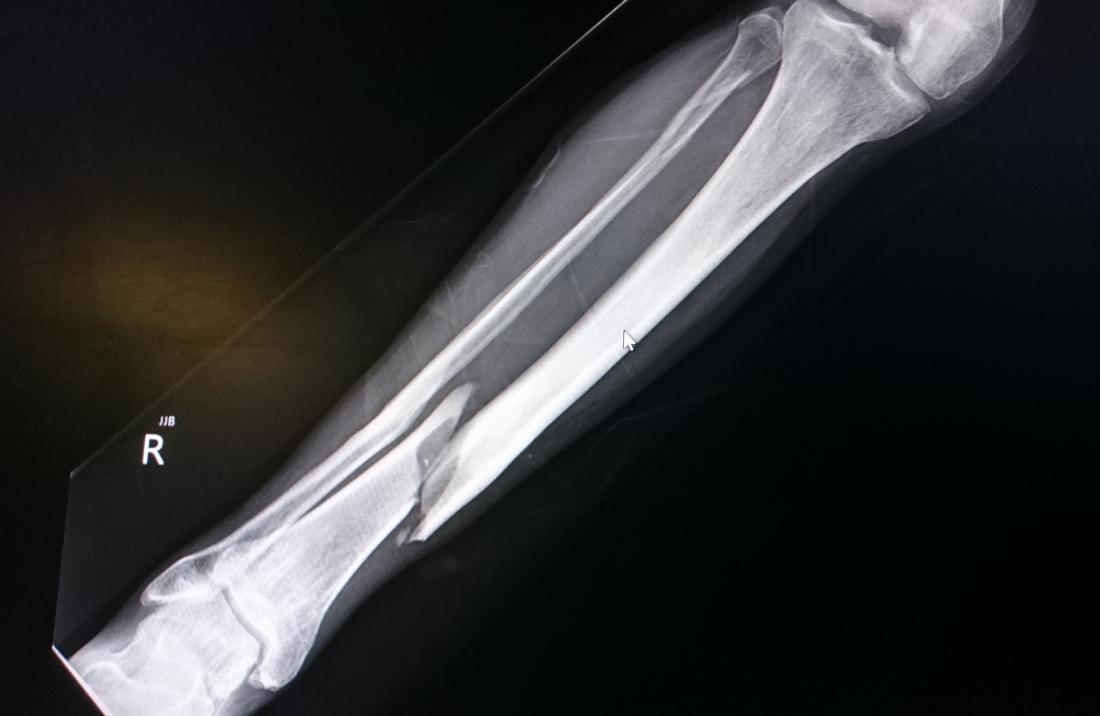
#> input picture data/BrokenBone1.jpg, 1100 x 716 px
$ python run_cpu_local.py   (older library calls are emulated)
#> lines starting #> are read from the running program, lines starting #| are printed output that depends on the picture; after the words box and inside, x2 and y2 are one past the last pixel; in counts of white or black regions, pixels touching at a corner belong together
import cv2
import numpy as np
import time
from pathlib import Path

ROOT = Path(__file__).parent
DATA_DIR = ROOT / 'data'
OUT = ROOT / 'output'
OUT.mkdir(exist_ok=True)

img_path = DATA_DIR / 'BrokenBone1.jpg'
if not img_path.exists():
    imgs = list(DATA_DIR.rglob('*.jpg'))
    if not imgs:
        raise SystemExit('No sample images found')
    img_path = imgs[0]

print('Using image:', img_path)
img = cv2.imread(str(img_path), cv2.IMREAD_GRAYSCALE)
#> img: shape (716, 1100); min 0, max 255, mean 51.4
size = img.shape
#> size = (716, 1100)
print('Image size:', size)
#| Image size: (716, 1100)

times = {}

t0 = time.perf_counter()
g = cv2.GaussianBlur(img, (3, 3), 0.85)
t1 = time.perf_counter()
times['gaussian_ms'] = (t1 - t0) * 1000.0
cv2.imwrite(str(OUT / 'gaussian_cpu_run.png'), g)

t0 = time.perf_counter()
eq = cv2.equalizeHist(g)
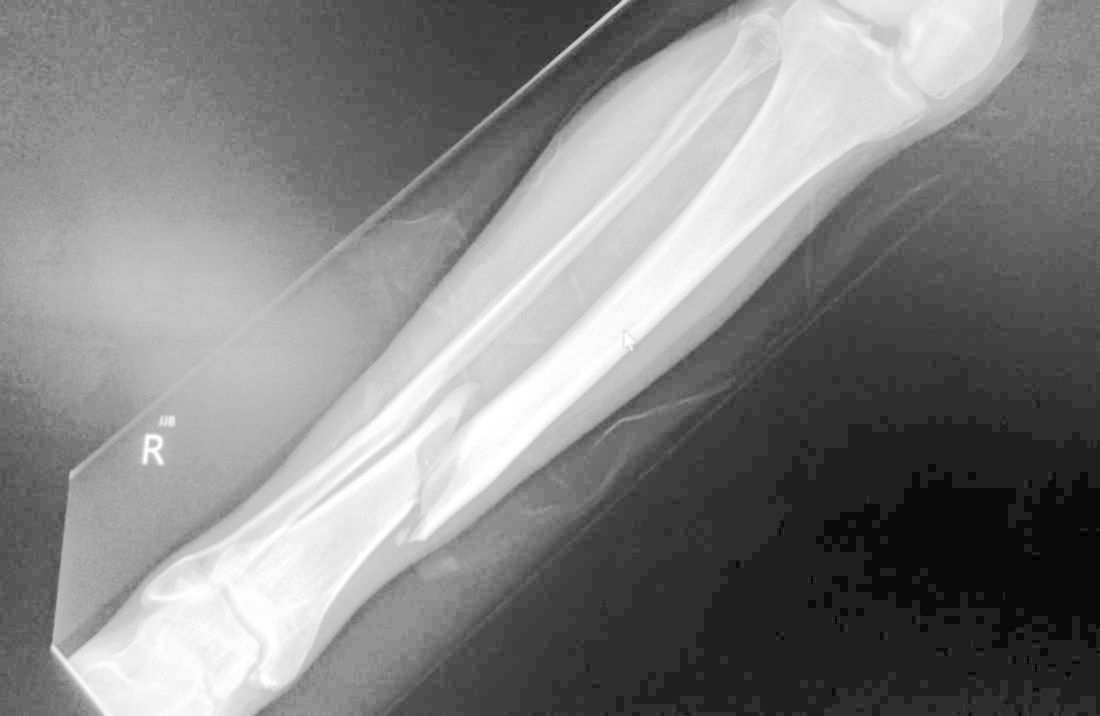
#> eq: shape (716, 1100); min 0, max 255, mean 130.4
t1 = time.perf_counter()
times['histogram_ms'] = (t1 - t0) * 1000.0
cv2.imwrite(str(OUT / 'histogram_cpu_run.png'), eq)

t0 = time.perf_counter()
blurred = cv2.GaussianBlur(eq, (3, 3), 0.85)
sharpen_kernel = np.array([
    [-0.25, -0.5, -0.25],
    [-0.5, 4.0, -0.5],
    [-0.25, -0.5, -0.25]
], dtype=np.float32)
sharpen = cv2.filter2D(eq, cv2.CV_8U, sharpen_kernel, borderType=cv2.BORDER_REPLICATE)
t1 = time.perf_counter()
times['sharpen_ms'] = (t1 - t0) * 1000.0
cv2.imwrite(str(OUT / 'sharpen_cpu_run.png'), sharpen)

t0 = time.perf_counter()
sob = cv2.Sobel(sharpen, cv2.CV_8U, 1, 1, ksize=3)
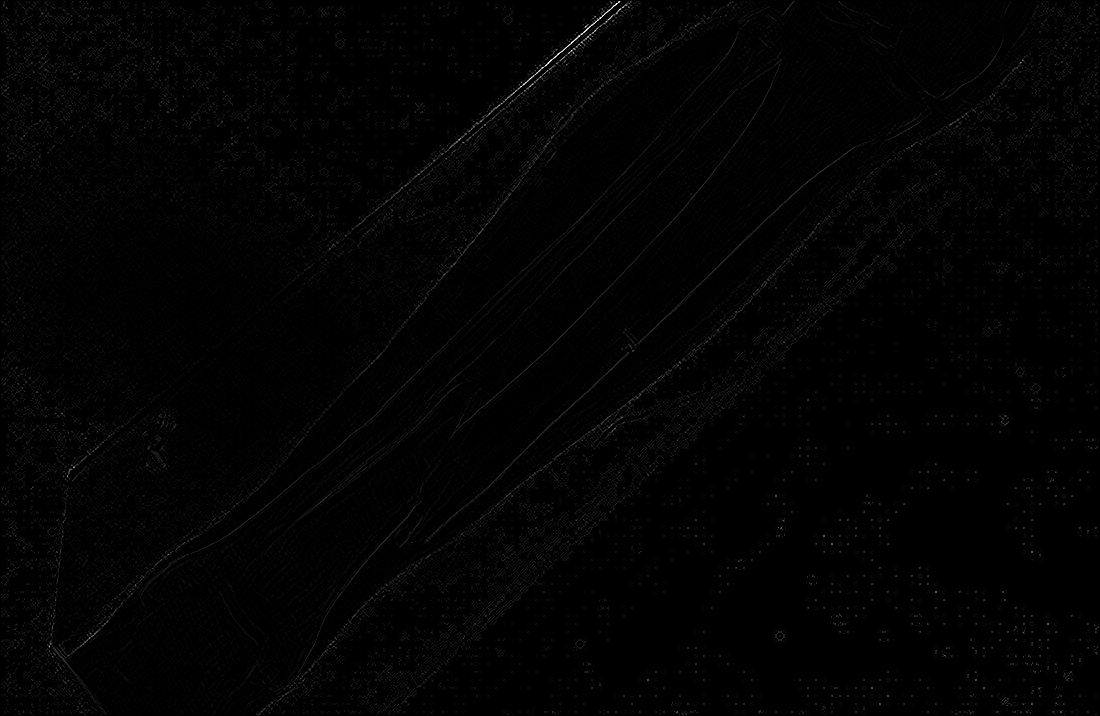
#> sob: shape (716, 1100); min 0, max 255, mean 2.5
t1 = time.perf_counter()
times['edge_ms'] = (t1 - t0) * 1000.0
cv2.imwrite(str(OUT / 'edge_cpu_run.png'), sob)

combined = np.zeros((img.shape[0] * 2, img.shape[1] * 2), dtype=np.uint8)
combined[:img.shape[0], :img.shape[1]] = g
combined[:img.shape[0], img.shape[1]:] = eq
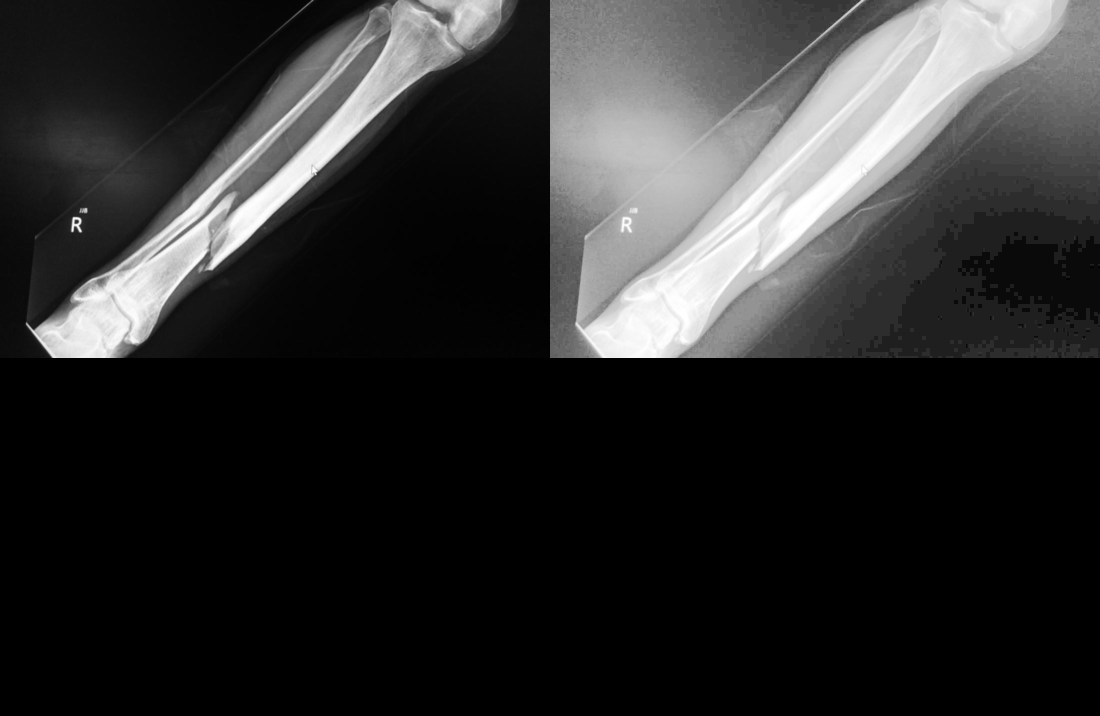
#> combined: shape (1432, 2200) (shown at 1/2 size); min 0, max 255, mean 45.4
combined[img.shape[0]:, :img.shape[1]] = sharpen
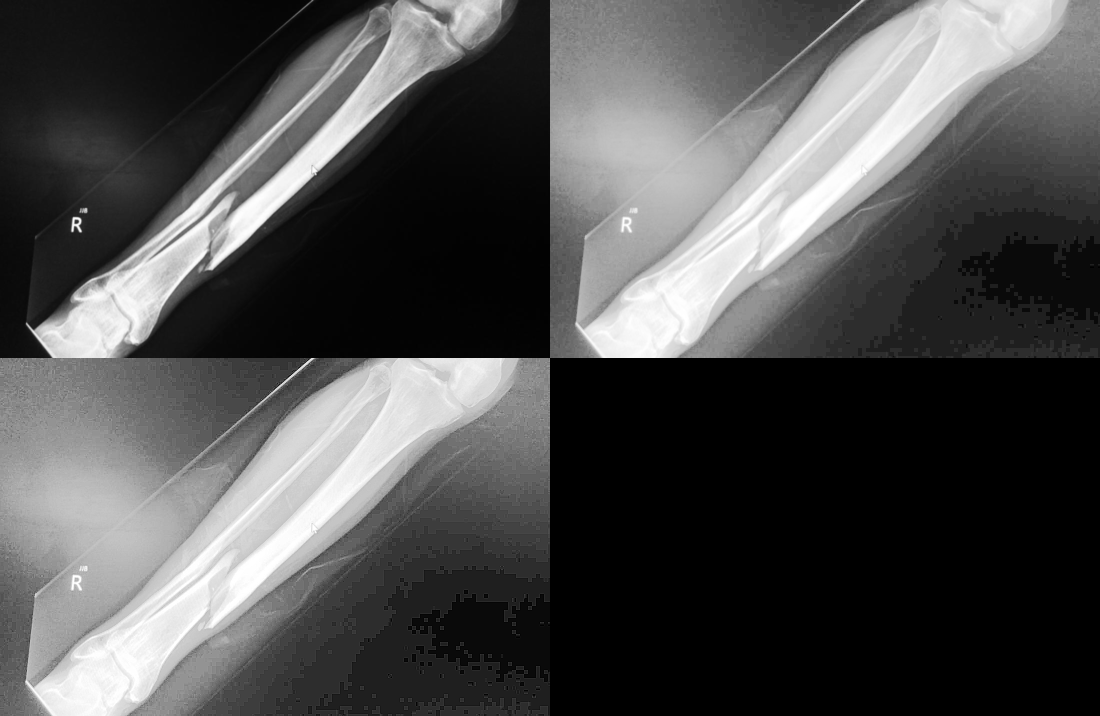
#> combined: shape (1432, 2200) (shown at 1/2 size); min 0, max 255, mean 78
combined[img.shape[0]:, img.shape[1]:] = sob
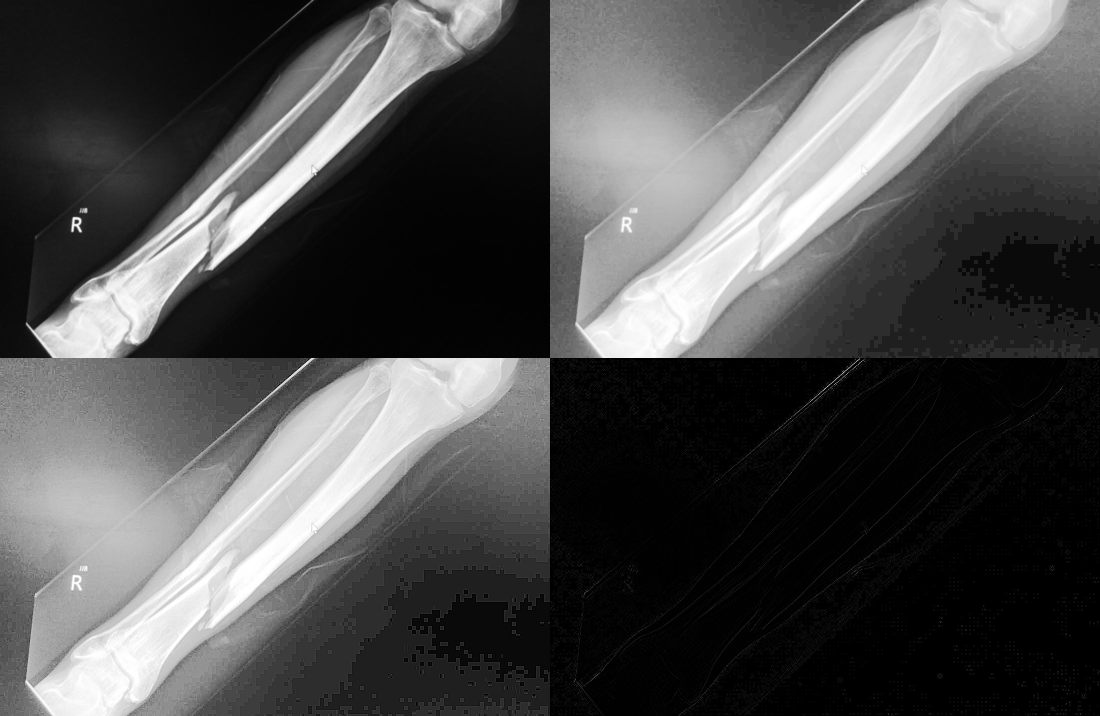
#> combined: shape (1432, 2200) (shown at 1/2 size); 7.23% of pixels changed, all inside (x1, y1, x2, y2) = (1101, 717, 2199, 1431)
cv2.imwrite(str(OUT / 'preview_cpu.png'), combined)

times['total_ms'] = sum(times.values())

print('Timings (ms):')
for k, v in times.items():
    print(f"  {k}: {v:.3f}")

print('\nSaved outputs:')
for p in OUT.glob('*cpu_run.png'):
    print(' -', p)

$ run again, with data/BrokenBone2.jpg copied over data/BrokenBone1.jpg
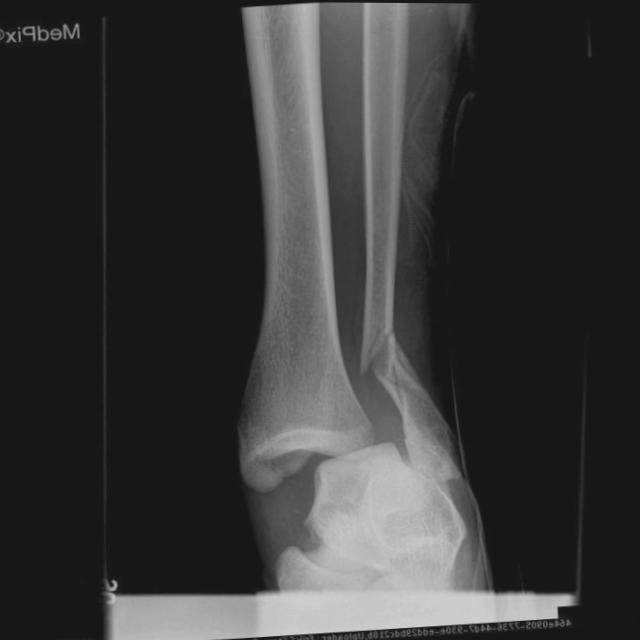
#> input picture data/BrokenBone2.jpg, 640 x 640 px
#> img is the input picture: shape (640, 640); min 11, max 216, mean 56.1
#| Image size: (640, 640)
#> `sob = cv2.Sobel(sharpen, cv2.CV_8U, 1, 1, ksize=3)`:
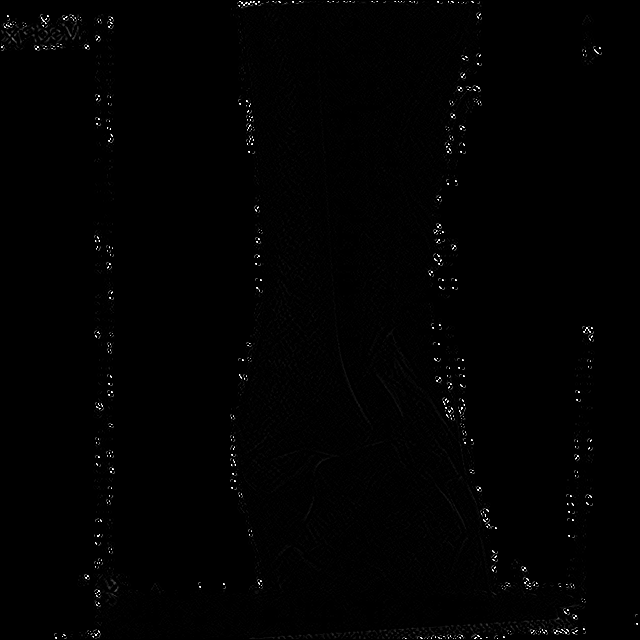
#> sob: shape (640, 640); min 0, max 255, mean 1.7
#> `combined[img.shape[0]:, img.shape[1]:] = sob`:
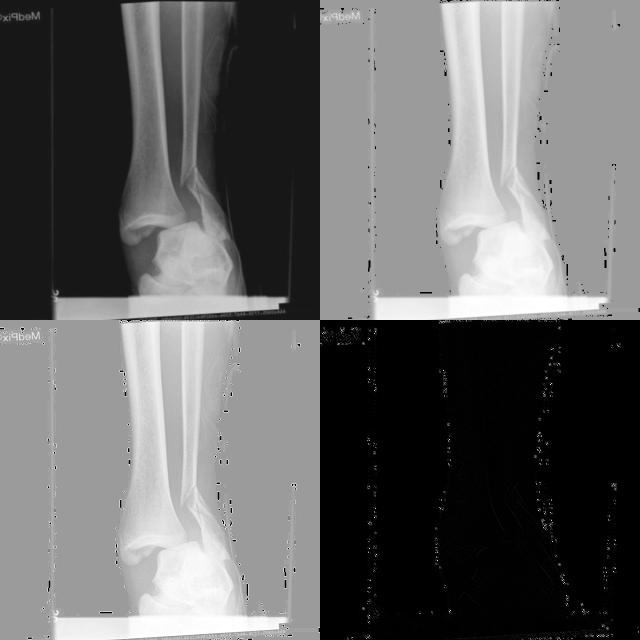
#> combined: shape (1280, 1280) (shown at 1/2 size); min 0, max 255, mean 101.6

$ run again, with data/BrokenBone3.jpg copied over data/BrokenBone1.jpg
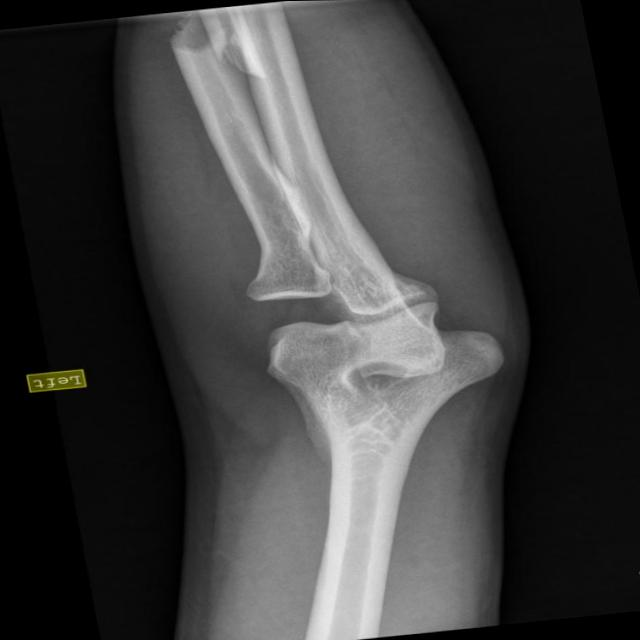
#> input picture data/BrokenBone3.jpg, 640 x 640 px
#| Image size: (640, 640)
#> `sob = cv2.Sobel(sharpen, cv2.CV_8U, 1, 1, ksize=3)`:
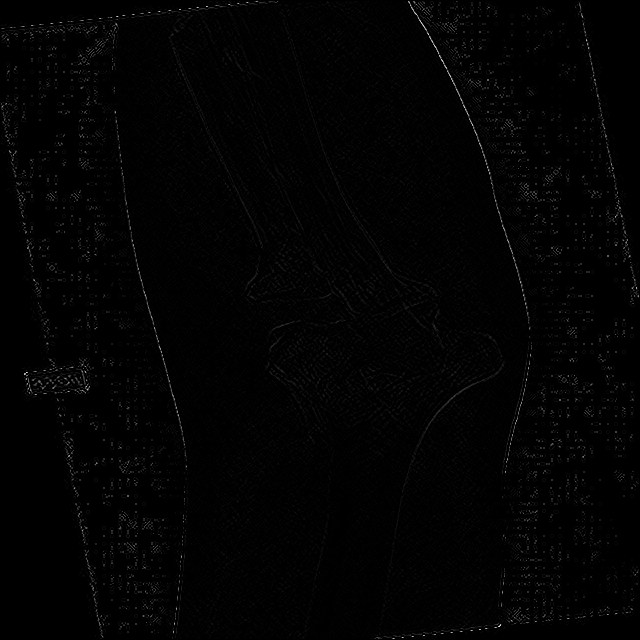
#> sob: shape (640, 640); min 0, max 222, mean 2.5
#> `combined[img.shape[0]:, img.shape[1]:] = sob`:
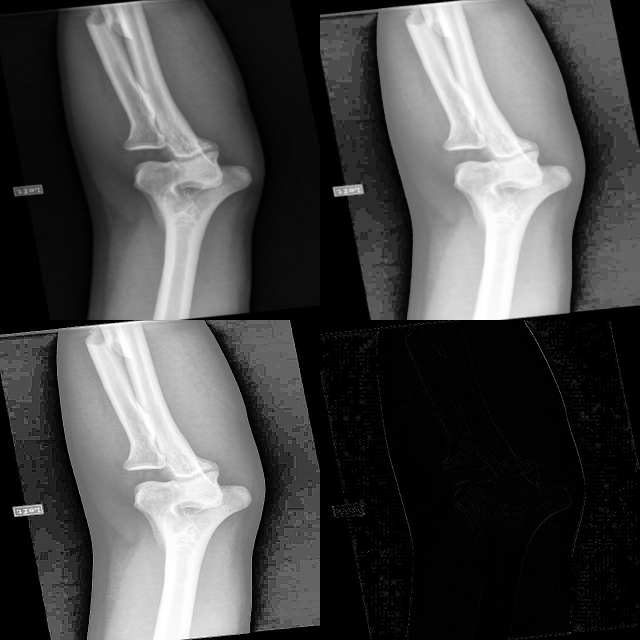
#> combined: shape (1280, 1280) (shown at 1/2 size); min 0, max 255, mean 74.6

$ run again, with data/BrokenBone4.jpg copied over data/BrokenBone1.jpg
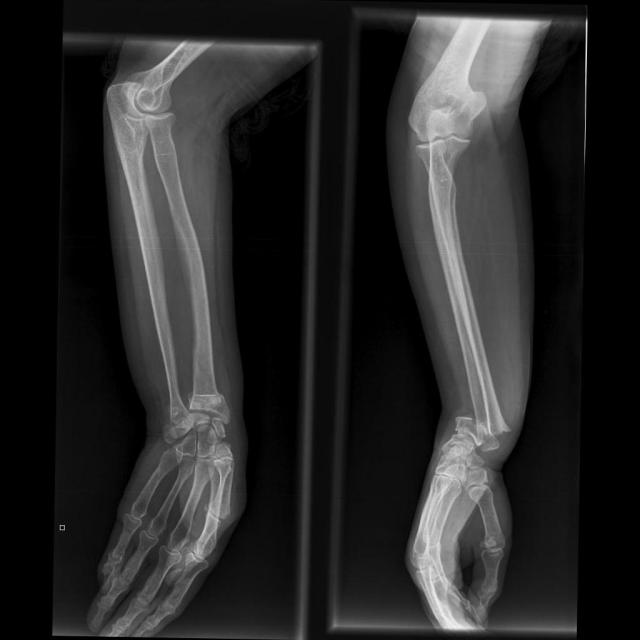
#> input picture data/BrokenBone4.jpg, 640 x 640 px
#> img is the input picture: shape (640, 640); min 0, max 240, mean 39.2
#| Image size: (640, 640)
#> `eq = cv2.equalizeHist(g)`:
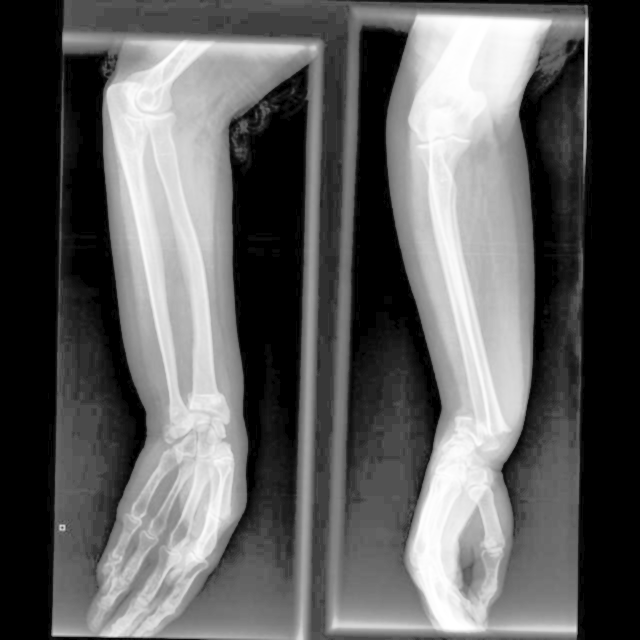
#> eq: shape (640, 640); min 0, max 255, mean 94.8
#> `combined[img.shape[0]:, img.shape[1]:] = sob`:
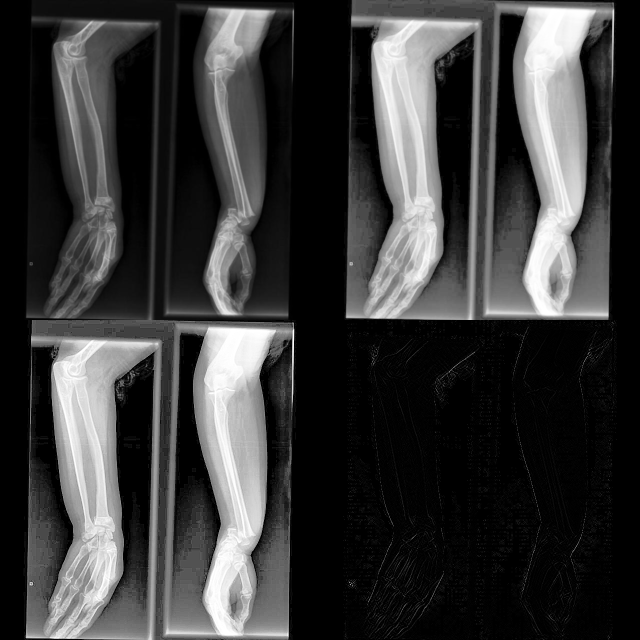
#> combined: shape (1280, 1280) (shown at 1/2 size); min 0, max 255, mean 58
